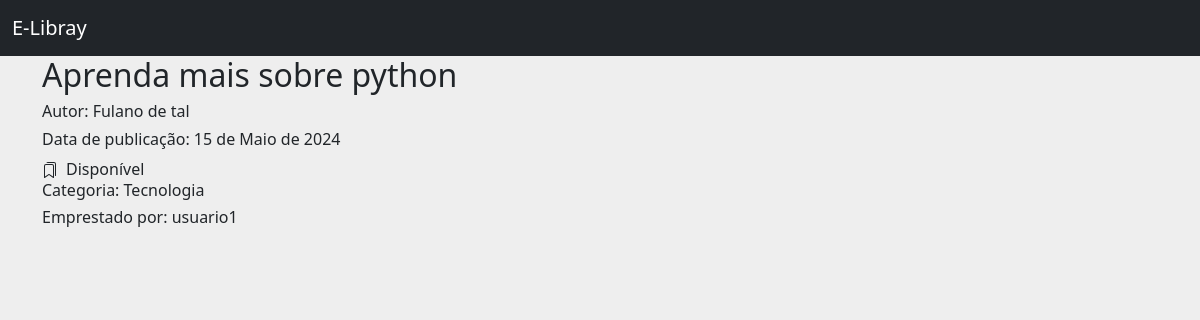
Page /livro/ver_livro/2 (signed in) on the committed database.
### livro/models.py (models this page shows, shortened)
class Livros(models.Model):
    nome = models.CharField(max_length=100)
    autor = models.CharField(max_length=30)
    co_autor = models.CharField(max_length=30,blank=True)
    data_cadastro = models.DateField(default = date.today)
    emprestado = models.BooleanField(default=False)
    nome_emprestado = models.CharField(max_length=30,blank=True, null=True)
    data_emprestimo = models.DateTimeField(blank=True, null=True)
    data_devolucao = models.DateTimeField(blank=True, null=True)
    tempo_duracao = models.DateTimeField(blank=True, null=True)
    categoria = models.ForeignKey(Categoria, on_delete=models.DO_NOTHING)
    usuario = models.ForeignKey(Usuario, on_delete=models.DO_NOTHING)
    class Meta:
        verbose_name = 'Livro'

class Categoria(models.Model):
    nome=models.CharField(max_length=50)
    descricao=models.TextField()
    def __str__(self) -> str:
        return self.nome

### usuarios/models.py (models this page shows)
class Usuario(models.Model):
    user = models.CharField(max_length=30)
    email = models.EmailField(max_length=100, blank=True, unique=True)
    password = models.CharField(max_length=70)
    def __str__(self) -> str:
        return self.user

### livro/views.py (the view)
# urls.py: path('ver_livro/<int:id>', views.ver_livros, name='ver_livros')
def ver_livros(request,id):
    if request.session.get('usuario'):
        livros = Livros.objects.get(id=id)
        if request.session.get('usuario') == livros.usuario.id:
            return render(request,'ver_livro.html',{'livro':livros})
        else:
            return HttpResponse('esse livro nao e seu')

### livro/templates/ver_livro.html (shortened to what this page needs)
{% extends 'base.html' %}
{% block 'conteudo' %}
<div class="container">
    <h2>{{livro.nome}}</h2>
    <h6>Autor: {{livro.autor}}</h6>
    <h6>Data de publicação: {{livro.data_cadastro}}</h6>
        {% if livro.emprestado %}
        <svg xmlns="http://www.w3.org/2000/svg" width="16" height="16" fill="currentColor" class="bi bi-bookmarks-fill" viewBox="0 0 16 16">
            <path d="M2 4a2 2 0 0 1 2-2h6a2 2 0 0 1 2 2v11.5a.5.5 0 0 1-.777.416L7 13.101l-4.223 2.815A.5.5 0 0 1 2 15.5z"/>
            <path d="M4.268 1A2 2 0 0 1 6 0h6a2 2 0 0 1 2 2v11.5a.5.5 0 0 1-.777.416L13 13.768V2a1 1 0 0 0-1-1z"/>
        </svg><span style="margin-left: 8px;">Emprestado</span>
        {% else %}
        <span style="margin-left: 8px;">Disponível</span>
        {% endif %}
    <h6>Categoria: {{livro.categoria}}</h6>
    <h6>Emprestado por: {{livro.usuario}}</h6>
</div>
{% endblock %}

### templates/base.html (style rules this page uses)
body { background-color: #eee!important; }

### rows in the picture
Livros: nome "Aprenda mais sobre python", autor "Fulano de tal", data_cadastro "15 de Maio de 2024", categoria "Tecnologia", usuario "usuario1"
